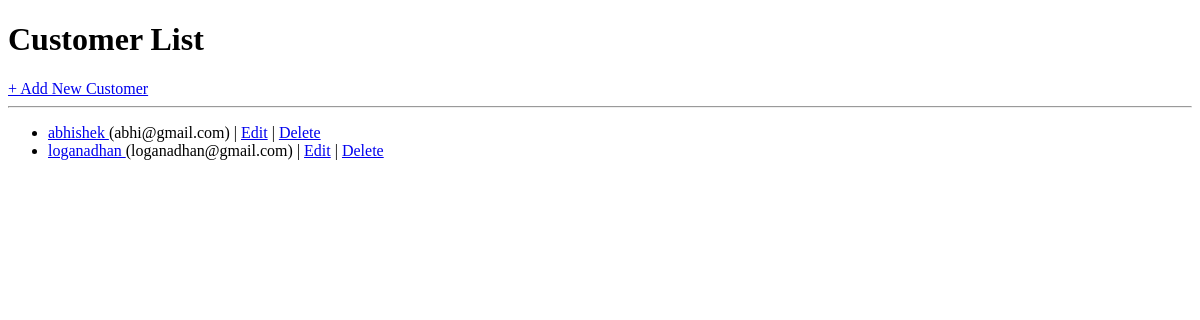
Before: /customers/ with the older database file.
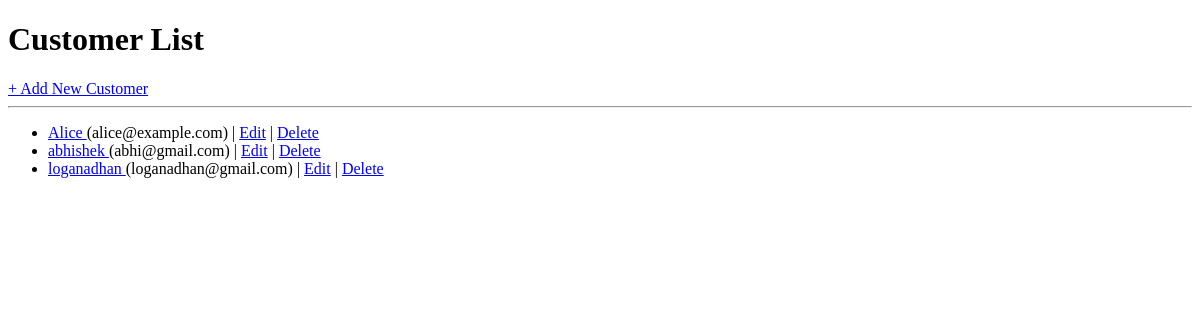
After: the same page with the newer database file.
### customers/models.py (models this page shows, shortened)
class Customer(models.Model):
    name = models.CharField(max_length=100)
    email = models.EmailField(unique=True)
    phone = models.CharField(max_length=15, blank=True)
    address = models.TextField(blank=True)
    created_at = models.DateTimeField(auto_now_add=True)
    class Meta:
        ordering = ['-created_at']

### customers/views.py (the view)
# urls.py: path('', CustomerListView.as_view(), name='customer-list'),
class CustomerListView(ListView):
    model = Customer
    template_name = 'customers/customer_list.html'
    context_object_name = 'customers'
    paginate_by = 10

### customers/templates/customers/customer_list.html (shortened to what this page needs)
<!DOCTYPE html>
<html>
<head>
</head>
<body>
    <h1>Customer List</h1>
    <a href="{% url 'customer-create' %}">+ Add New Customer</a>
    <hr>
    <ul>
    {% for customer in customers %}
        <li>
            <a href="{% url 'customer-detail' customer.pk %}">
                {{ customer.name }}
            </a>
            ({{ customer.email }})
            |
            <a href="{% url 'customer-update' customer.pk %}">Edit</a>
            |
            <a href="{% url 'customer-delete' customer.pk %}">Delete</a>
        </li>
    {% empty %}
        <li>No customers yet.</li>
    {% endfor %}
    </ul>
</body>
</html>

Changed rows visible on the page:
added Customer: name "Alice", email "alice@example.com"
